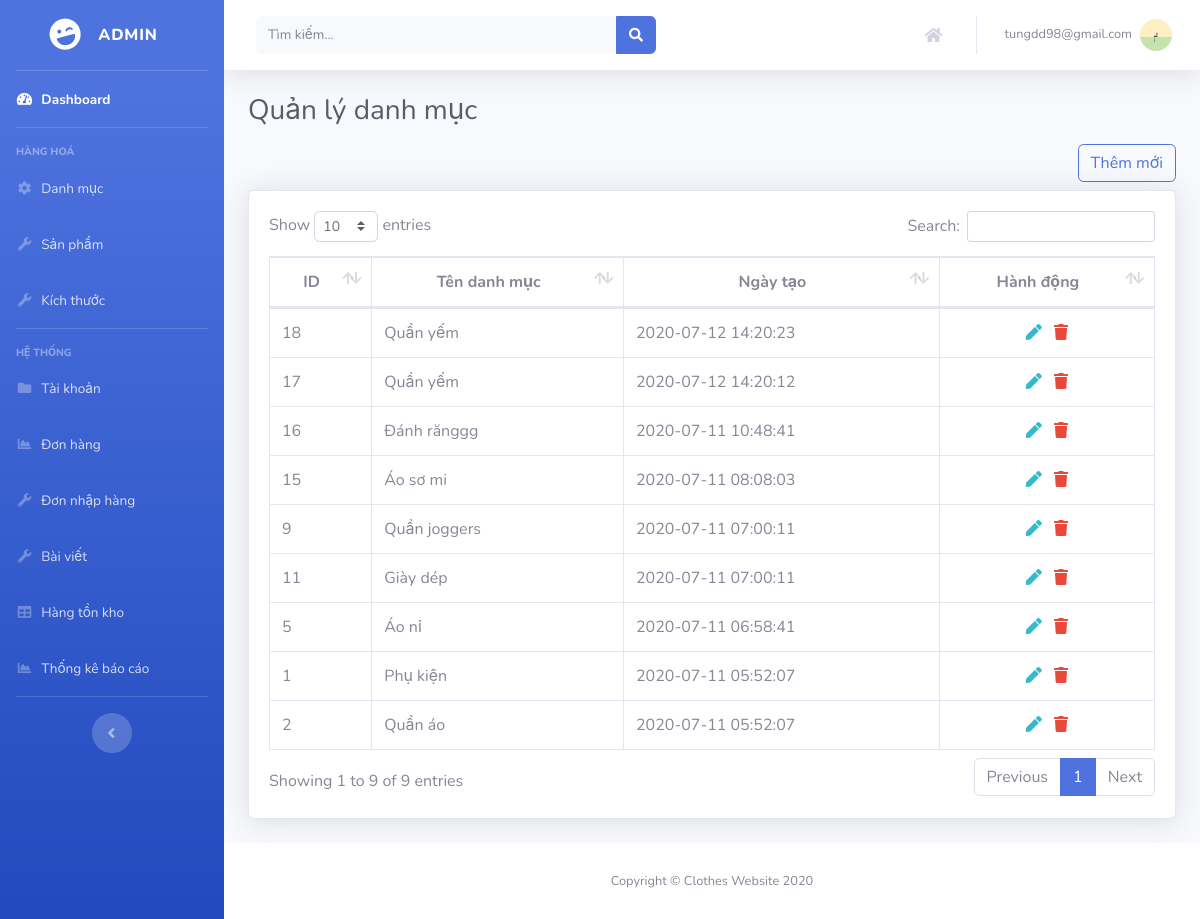
Page /admin/category (signed in) on the committed database.
### tables this page shows
CREATE TABLE `categories` (
  `id` int(11) NOT NULL,
  `title` varchar(255) DEFAULT NULL,
  `parent_id` int(11) NOT NULL DEFAULT 0,
  `created_at` timestamp NOT NULL DEFAULT current_timestamp() ON UPDATE current_timestamp()
);

### controller/BaseController.php (called while the page is built, shortened)
<?php
class BaseController
{
    public function loadView($_view, $var)
    {
        $this->view = $_view;
        include "view/{$this->view}.php";
    }
}

### model/Model.php (called while the page is built, shortened)
<?php
$db = mysqli_connect($hostname, $username, $password, $database);
mysqli_set_charset($db, "UTF8");
class Model
{
    public function _getListAll($sql)
    {
        global $db;
        $result = mysqli_query($db, $sql);
        $arr = array();
        while ($rows = mysqli_fetch_object($result)) {
            $arr[] = $rows;
        }
        return $arr;
    }
}

### model/CategoryModel.php (called while the page is built, shortened)
<?php
class CategoryModel extends Model
{
    public $table = 'categories';
    public function getListAll()
    {
        $result = parent::_getListAll("Select * from `$this->table` order by created_at desc");
        return $result;
    }
}

### view/admin/category/index.php (the view, shortened to what this page needs)
<head>
    <link href="public/backend/vendor/datatables/dataTables.bootstrap4.min.css" rel="stylesheet">
</head>
<div class="container-fluid">
    <h1 class="h3 mb-2 text-gray-800"><?php echo $title ?></h1>
    <div class="d-flex justify-content-end py-2">
        <a href="admin/<?php echo $path ?>/add" class="btn btn-outline-primary">Thêm mới</a>
    </div>
    <div class="card shadow mb-4">
        <div class="card-body">
            <div class="table-responsive">
                <table class="table table-bordered" id="dataTable" width="100%" cellspacing="0">
                    <thead>
                        <tr class="text-center">
                            <th>ID</th>
                            <th>Tên danh mục</th>
                            <th>Ngày tạo</th>
                            <th>Hành động</th>
                        </tr>
                    </thead>
                    <tbody>
                        <?php foreach($data as $key => $val) { ?>
                        <tr>
                            <td><?php echo $val->id ?></td>
                            <td><?php echo $val->title ?></td>
                            <td><?php echo $val->created_at ?></td>
                            <td class="text-center">
                                <a href="admin/<?php echo $path ?>/edit/<?php echo $val->id ?>" class="text-info px-1"><i
                                        class="fa fa-pen"></i></a>
                                <a href="javascript:;" class="text-danger px-1"><i class="fa fa-trash"
                                        onclick="deleteItem(<?php echo $val->id ?>, 'category')"></i></a>
                            </td>
                        </tr>
                        <?php }; ?>
                    </tbody>
                </table>
            </div>
        </div>
    </div>
</div>

### rows in the picture
categories: id "18", title "Quần yếm", created_at "2020-07-12 14:20:23"
categories: id "17", title "Quần yếm", created_at "2020-07-12 14:20:12"
categories: id "16", title "Đánh rănggg", created_at "2020-07-11 10:48:41"
categories: id "15", title "Áo sơ mi", created_at "2020-07-11 08:08:03"
categories: id "9", title "Quần joggers", created_at "2020-07-11 07:00:11"
categories: id "11", title "Giày dép", created_at "2020-07-11 07:00:11"
categories: id "5", title "Áo nỉ", created_at "2020-07-11 06:58:41"
categories: id "1", title "Phụ kiện", created_at "2020-07-11 05:52:07"
categories: id "2", title "Quần áo", created_at "2020-07-11 05:52:07"

### other values in the picture
$_SESSION['email'] "tungdd98@gmail.com"
$title "Quản lý danh mục"
